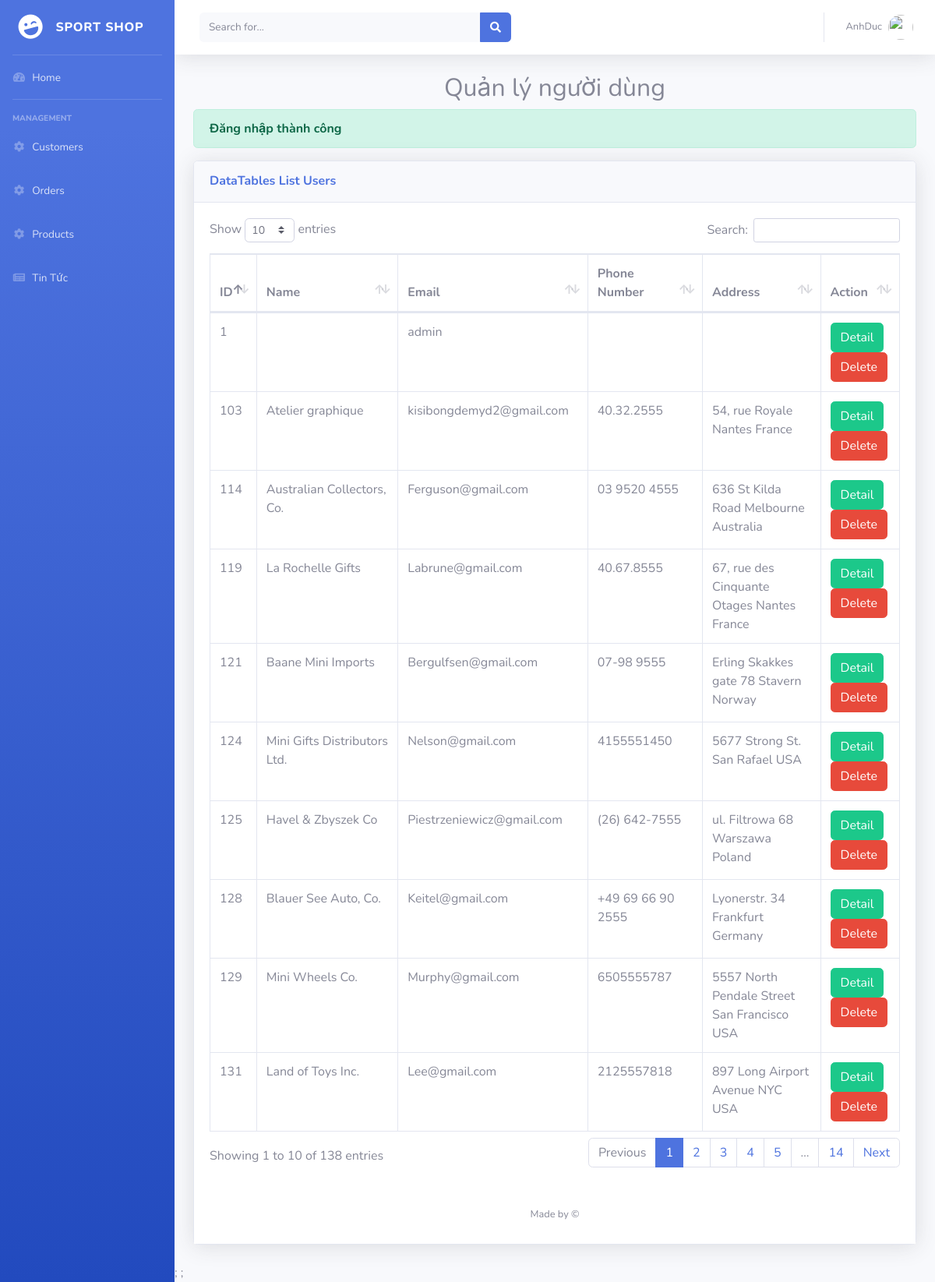
/admin/?mod=customer (signed in), run on the app's committed database.
### tables this page shows
CREATE TABLE `customers` (
  `customerNumber` int(11) NOT NULL,
  `customerName` varchar(50) NOT NULL,
  `contactLastName` varchar(50) NOT NULL,
  `contactFirstName` varchar(50) NOT NULL,
  `phone` varchar(50) NOT NULL,
  `addressLine1` varchar(50) NOT NULL,
  `city` varchar(50) NOT NULL,
  `country` varchar(50) NOT NULL,
  `password` varchar(50) DEFAULT NULL,
  `email` varchar(255) DEFAULT NULL
);

### admin/controllers/CustomerController.php (called while the page is built, shortened)
<?php
	class CustomerController{
		var $cate_model;
		function __construct(){
			$this->cate_model = new customer();
		}
		public function list(){
			$customers = $this->cate_model->All();
			require_once('views/customer/customer_list.php');
		}
	}
 ?>

### admin/models/Connection.php (called while the page is built, shortened)
<?php
	class Connection{
	    function __construct(){
		    $servername = "localhost";
		    $username = "root";
		    $password = "";
		    $dbname = "sport_shops";
		    $this->conn = new mysqli($servername, $username, $password, $dbname);
	    }
	}
 ?>

### admin/models/Model.php (called while the page is built, shortened)
<?php
require_once('Connection.php');
class Model{
	var $connection;
       var $table = '';
	function __construct(){
		$conn_obj = new Connection();
		$this->connection = $conn_obj->conn;
	}
	function All(){
	    $query = "SELECT * FROM ".$this->table;
	    $data = array();
	    $result = $this->connection->query($query);
	    while($row = $result->fetch_assoc()) {
	    	$data[] = $row;
	    }
	    return $data;
	}
}
?>

### admin/views/customer/customer_list.php (the view, shortened to what this page needs)
<!DOCTYPE html>
<html lang="en">
<?php require_once('public/require/head.php') ?>
<body id="page-top">
  <div id="wrapper">
    <?php require_once('public/require/sidebar.php') ?>
    <div id="content-wrapper" class="d-flex flex-column">
      <div id="content">
        <?php require_once('public/require/header.php') ?>
      <div class="container-fluid">
        <h2 align="center">Quản lý người dùng</h2>
          <?php if(isset($_COOKIE['msg'])){ ?>
            <div class="alert alert-success">
              <strong><?= $_COOKIE['msg'] ?></strong>
            </div>
          <?php }?>
        <div class="card shadow mb-4">
            <div class="card-header py-3">
              <h6 class="m-0 font-weight-bold text-primary">DataTables List Users</h6>
            </div>
            <div class="card-body">
              <div class="table-responsive">
                <table class="table table-bordered" id="dataTable" width="100%" cellspacing="0">
            <thead>
              <tr>
                    <th>ID</th>
                    <th>Name</th>
                    <th>Email</th>
                    <th>Phone Number</th>
                    <th>Address</th>
                    <th>Action</th>
                  </tr>
            </thead>
            <tbody>
            <?php foreach ($customers as $cus) { ?>
              <tr>
                    <td><?= $cus['customerNumber'] ?></td>
                    <td><?= $cus['customerName'] ?></td>
                    <td><?= $cus['email'] ?></td>
                    <td><?= $cus['phone'] ?></td>
                    <td><?= $cus['addressLine1'] ?> <?= $cus['city'] ?> <?= $cus['country'] ?></td>
                    <td><a href="?mod=customer&act=detail&id=<?= $cus['customerNumber'] ?>" class="btn btn-success">Detail</a>
                    <a href="?mod=customer&act=delete&id=<?= $cus['customerNumber'] ?>" onclick="return confirm('Bạn chắc chắn muốn xóa?');" class="btn btn-danger">Delete</a></td>
                  </tr>
            <?php } ?>
            </tbody>
          </table>
      </div>
      </div>
      <?php require_once('public/require/footer.php') ?>
    </div>
  </div>
  <?php require_once('public/require/logout_modal.php') ?>;
  <?php require_once('public/require/js.php') ?>;
</body>
</html>

### data on the page
customers: customerNumber "1", email "admin"
customers: customerNumber "103", customerName "Atelier graphique", email "kisibongdemyd2@gmail.com", phone "40.32.2555", addressLine1 "54, rue Royale", city "Nantes", country "France"
customers: customerNumber "114", customerName "Australian Collectors, Co.", email "Ferguson@gmail.com", phone "03 9520 4555", addressLine1 "636 St Kilda Road", city "Melbourne", country "Australia"
customers: customerNumber "119", customerName "La Rochelle Gifts", email "Labrune@gmail.com", phone "40.67.8555", addressLine1 "67, rue des Cinquante Otages", city "Nantes", country "France"
customers: customerNumber "121", customerName "Baane Mini Imports", email "Bergulfsen@gmail.com", phone "07-98 9555", addressLine1 "Erling Skakkes gate 78", city "Stavern", country "Norway"
customers: customerNumber "124", customerName "Mini Gifts Distributors Ltd.", email "Nelson@gmail.com", phone "4155551450", addressLine1 "5677 Strong St.", city "San Rafael", country "USA"
customers: customerNumber "125", customerName "Havel & Zbyszek Co", email "Piestrzeniewicz@gmail.com", phone "(26) 642-7555", addressLine1 "ul. Filtrowa 68", city "Warszawa", country "Poland"
customers: customerNumber "128", customerName "Blauer See Auto, Co.", email "Keitel@gmail.com", phone "+49 69 66 90 2555", addressLine1 "Lyonerstr. 34", city "Frankfurt", country "Germany"
customers: customerNumber "129", customerName "Mini Wheels Co.", email "Murphy@gmail.com", phone "6505555787", addressLine1 "5557 North Pendale Street", city "San Francisco", country "USA"
customers: customerNumber "131", customerName "Land of Toys Inc.", email "Lee@gmail.com", phone "2125557818", addressLine1 "897 Long Airport Avenue", city "NYC", country "USA"

### other printed values
$_SESSION['admin']['lastName'] "AnhDuc"
$_COOKIE['msg'] "Đăng nhập thành công"
